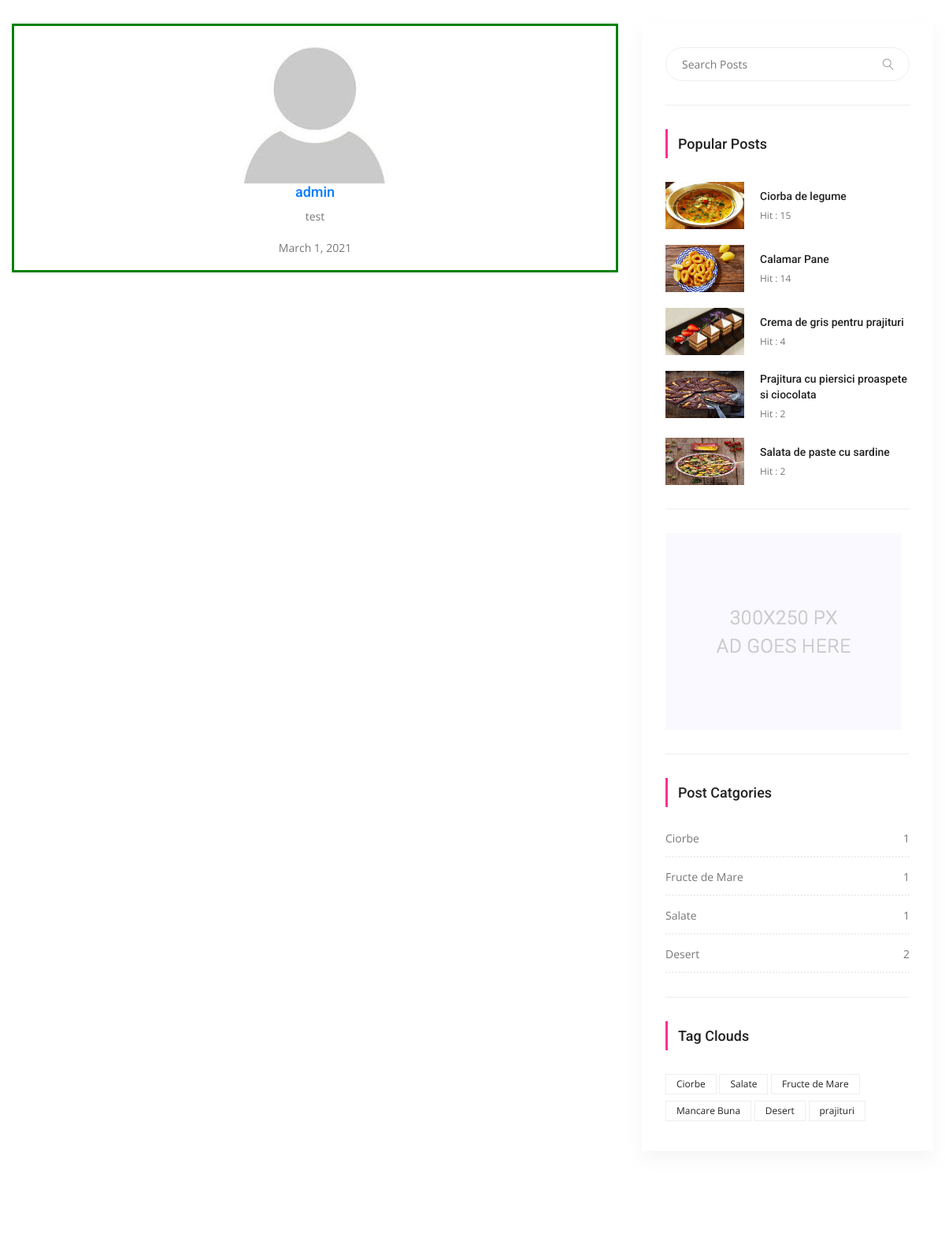
The app's page /users/ (middle part), older data.
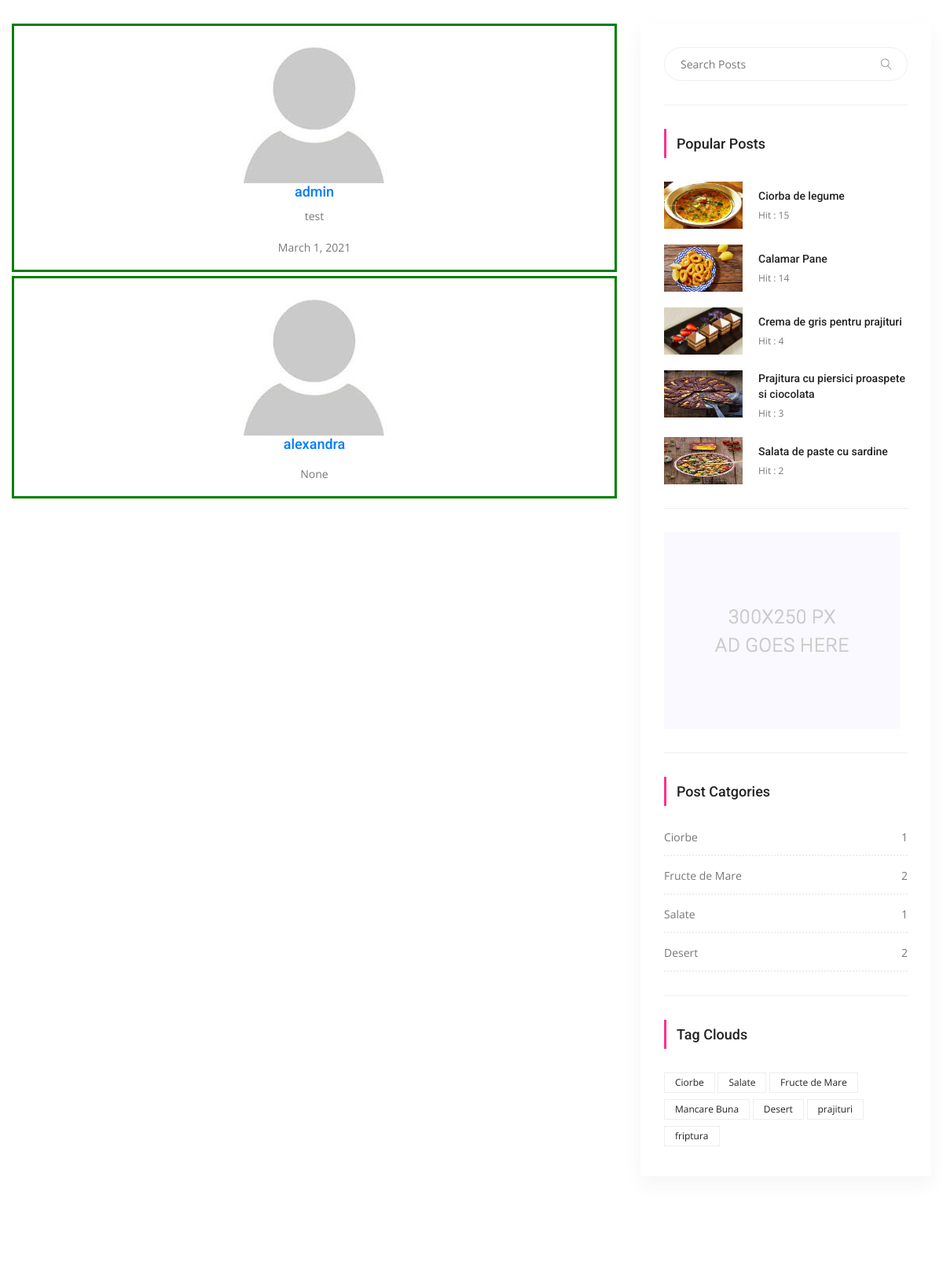
The same page, newer data.
### users/models.py (models this page shows, shortened)
class UserProfile(models.Model):
    user = models.OneToOneField(settings.AUTH_USER_MODEL,
                                on_delete=models.CASCADE)
    birth_day = models.DateField(null=True, blank=True)
    description = models.TextField(max_length=500, blank=True)
    image = models.ImageField(blank=True,
                              null=True,
                              default='users/user_picture.jpg',
                              upload_to='users')
    slug = models.SlugField(editable=False)

### posts/models.py (models this page shows, shortened)
class Post(models.Model):
    title = models.CharField(max_length=150)
    content = models.TextField()
    publishing_date = models.DateTimeField(auto_now=True)
    image = models.ImageField(blank=True, null=True, upload_to='uploads/')
    user = models.ForeignKey(settings.AUTH_USER_MODEL,
                             on_delete=models.CASCADE)
    slug = models.SlugField(default='slug', editable=False)
    category = models.ForeignKey(Category,
                                 on_delete=models.CASCADE,
                                 default=1,
                                 related_name='posts')
    tag = models.ManyToManyField(Tag, related_name='posts', blank=True)
    slider_post = models.BooleanField(default=False)
    hit = models.PositiveIntegerField(default=0)

class Category(models.Model):
    title = models.CharField(max_length=150)
    slug = models.SlugField(editable=False)
    def post_count(self):
        return self.posts.all().count()

class Tag(models.Model):
    title = models.CharField(max_length=50)
    slug = models.SlugField(editable=False)
    def __str__(self):
        return self.title

### users/views.py (the view)
# urls.py: path('', UserListView.as_view(), name="user_list"),
class UserListView(ListView):
    template_name = 'users/user-list.html'
    model = UserProfile
    context_object_name = 'profiles'
    paginate_by = 3
    def get_context_data(self, **kwargs):
        context = super(UserListView, self).get_context_data(**kwargs)
        return context

### posts/templatetags/custom_tags.py (called while the page is built)
@register.simple_tag(name='categories')
def all_categories():
    return Category.objects.all()

@register.simple_tag(name='tags')
def all_tags():
    return Tag.objects.all()

@register.simple_tag(name='hit_posts')
def hit_posts():
    return Post.objects.order_by('-hit')[:5]

### templates/users/user-list.html (shortened to what this page needs)
{% extends 'base.html' %}
{% load static %}
{% block content %}
        <section class="blog_area p_120">
            <div class="container">
                <div class="row">
                    <div class="col-lg-8">
                        <div class="blog_left_sidebar" style="text-align:center">
							{% for profile in profiles %}
                            <div class="container" style="border-style:solid;border-width;2px;border-color:green;margin-bottom:5px">
                                <img src="{{ profile.image.url }}">
                                <a href="{% url 'users:user_posts' pk=profile.user.pk %}"> <h4>{{ profile.user.username }}</h4></a>
                                <p>{{ profile.description }}</p>
                                <p>{{ profile.birth_day }}</p>
                            </div>
							{% endfor %}
                        </div>
                    </div>
                    {% include 'right_side.html' %}
                </div>
            </div>
        </section>
       {% endblock %}

### templates/right_side.html
{% load static %}
{% load custom_tags %}
 <div class="col-lg-4">
    <div class="blog_right_sidebar">
        <aside class="single_sidebar_widget search_widget">
            <form action="{% url 'search' %}" method="GET">
                <div class="input-group">
                    <input type="text" class="form-control" placeholder="Search Posts" name='q'>
                    <span class="input-group-btn">
                        <button class="btn btn-default" type="button"><i class="lnr lnr-magnifier"></i></button>
                    </span>
                </div>
            </form>
            <div class="br"></div>
        </aside>
        <aside class="single_sidebar_widget popular_post_widget">
            <h3 class="widget_title">Popular Posts</h3>
            {% hit_posts as posts %}
            {% for post in posts %}
            <div class="media post_item">
                <img src="{{ post.image.url }}" alt="post" style="width: 100px; height: 60px;">
                <div class="media-body">
                    <a href="{% url 'detail' post.pk post.slug %}"><h3>{{ post.title }}</h3></a>
                    <p>Hit : {{ post.hit }}</p>
                </div>
            </div>
            {% endfor %}
            <div class="br"></div>
        </aside>
        <aside class="single_sidebar_widget">
            <a href="#"><img class="img-fluid" src="{% static "img/blog/add.jpg" %}" alt=""></a>
            <div class="br"></div>
        </aside>
        <aside class="single_sidebar_widget post_category_widget">
            <h4 class="widget_title">Post Catgories</h4>
            <ul class="list cat-list">
                {% categories as categories %}
                {% for category in categories %}
                <li>
                    <a href="{% url 'category_detail' pk=category.id slug=category.slug %}" class="d-flex justify-content-between">
                        <p>{{ category.title }}</p>
                        <p>{{ category.post_count }}</p>
                    </a>
                </li>
                {% endfor %}
            </ul>
            <div class="br"></div>
        </aside>
        <aside class="single-sidebar-widget tag_cloud_widget">
            <h4 class="widget_title">Tag Clouds</h4>
            <ul class="list">
                {% tags as labels %}
                {% for label in labels %}
                <li><a href="{% url 'tag_detail' label.slug %}">{{ label }}</a></li>
                {% endfor %}
            </ul>
        </aside>
    </div>
</div>

Row changes from the older to the newer data that the page shows:
added UserProfile: image (picture), user.username "alexandra", birth_day "None"
changed Post "Prajitura cu piersici proaspete si ciocolata": hit "2" → "3"
computed for Category "Fructe de Mare": post_count "1" → "2"
added Tag: title "friptura"
